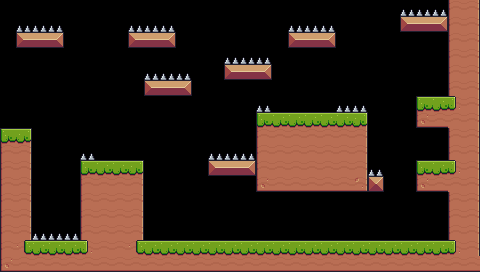

The image is a tile-based game level rendered from a .tmx file. Its description and complete source (layers, tilesets, objects, tile grids) follow:
An orthogonal 30x17 tile map with 16x16 px tiles, 1 tile layer (Tile Layer 1), 1 hidden layer not drawn, 2 tilesets.

<map version="1.9" tiledversion="1.9.2" orientation="orthogonal" renderorder="right-down" width="30" height="17" tilewidth="16" tileheight="16" infinite="0" nextlayerid="3" nextobjectid="1">
 <editorsettings>
  <export target="level8.csv" format="csv" />
 </editorsettings>
 <tileset firstgid="1" source="Terrain (16x16).tsx" />
 <tileset firstgid="243" source="spikes.tsx" />
 <layer id="1" name="Tile Layer 1" width="30" height="17">
  <data encoding="csv">
0,0,0,0,0,0,0,0,0,0,0,0,0,0,0,0,0,0,0,0,0,0,0,0,0,243,243,243,29,31,
0,243,243,243,0,0,0,0,243,243,243,0,0,0,0,0,0,0,243,243,243,0,0,0,0,13,14,15,29,31,
0,13,14,15,0,0,0,0,13,14,15,0,0,0,0,0,0,0,13,14,15,0,0,0,0,0,0,0,29,31,
0,0,0,0,0,0,0,0,0,0,0,0,0,0,243,243,243,0,0,0,0,0,0,0,0,0,0,0,29,31,
0,0,0,0,0,0,0,0,0,243,243,243,0,0,13,14,15,0,0,0,0,0,0,0,0,0,0,0,29,31,
0,0,0,0,0,0,0,0,0,13,14,15,0,0,0,0,0,0,0,0,0,0,0,0,0,0,0,0,29,31,
0,0,0,0,0,0,0,0,0,0,0,0,0,0,0,0,243,0,0,0,0,243,243,0,0,0,7,8,33,31,
0,0,0,0,0,0,0,0,0,0,0,0,0,0,0,0,7,8,8,8,8,8,9,0,0,0,51,52,30,31,
7,9,0,0,0,0,0,0,0,0,0,0,0,0,0,0,29,30,30,30,30,30,31,0,0,0,0,0,29,31,
29,31,0,0,0,243,0,0,0,0,0,0,0,243,243,243,29,30,30,30,30,30,31,0,0,0,0,0,29,31,
29,31,0,0,0,7,8,8,9,0,0,0,0,13,14,15,29,30,30,30,30,30,31,243,0,0,7,8,33,31,
29,31,0,0,0,29,30,30,31,0,0,0,0,0,0,0,51,52,52,52,52,52,53,35,0,0,51,52,30,31,
29,31,0,0,0,29,30,30,31,0,0,0,0,0,0,0,0,0,0,0,0,0,0,0,0,0,0,0,29,31,
29,31,0,0,0,29,30,30,31,0,0,0,0,0,0,0,0,0,0,0,0,0,0,0,0,0,0,0,29,31,
29,31,243,243,243,29,30,30,31,0,0,0,0,0,0,0,0,0,0,0,0,0,0,0,0,0,0,0,29,31,
29,32,8,8,8,33,30,30,32,8,8,8,8,8,8,8,8,8,8,8,8,8,8,8,8,8,8,8,33,31,
51,52,52,52,52,52,52,52,52,52,52,52,52,52,52,52,52,52,52,52,52,52,52,52,52,52,52,52,52,52
</data>
 </layer>
 <layer id="2" name="Tile Layer 2" width="30" height="17" visible="0">
  <data encoding="csv">
0,0,0,0,0,0,0,0,0,0,0,0,0,0,0,0,0,0,0,0,0,0,0,0,0,0,0,0,0,0,
0,0,0,0,0,0,0,0,0,0,0,0,0,0,0,0,0,0,0,0,0,0,0,0,0,0,0,0,0,0,
0,0,0,0,0,0,0,0,0,0,0,0,0,0,0,0,0,0,0,0,0,0,0,0,0,0,0,0,0,0,
0,0,0,0,0,0,0,0,0,0,0,0,0,0,0,0,0,0,0,0,0,0,0,0,0,0,0,0,0,0,
0,0,0,0,0,0,0,0,0,0,0,0,0,0,0,0,0,0,0,0,0,0,0,0,0,0,0,0,0,0,
0,0,0,0,0,0,0,0,0,0,0,0,0,0,0,0,0,0,0,0,0,0,0,0,0,0,0,0,0,0,
0,0,0,0,0,0,0,0,0,0,0,0,0,0,0,0,0,123,0,0,0,0,0,0,0,0,0,0,0,0,
0,0,0,0,0,0,0,0,0,0,0,0,0,0,0,0,0,0,0,0,0,0,0,0,0,0,0,0,0,0,
0,0,0,0,0,0,0,0,0,0,0,0,0,0,0,0,0,0,0,0,0,0,0,0,0,0,0,0,0,0,
0,0,0,0,0,0,0,0,0,0,0,0,0,0,0,0,0,0,0,0,0,0,0,0,0,0,211,0,0,0,
0,0,0,0,0,0,0,0,0,0,0,0,0,0,0,0,0,0,0,0,0,0,0,0,0,0,0,0,0,0,
0,0,0,0,0,0,0,0,0,0,0,0,0,0,0,0,0,0,0,0,0,0,0,0,0,0,0,0,0,0,
0,0,0,0,0,0,0,0,0,0,0,0,0,0,0,0,0,0,0,0,0,0,0,0,0,0,0,0,0,0,
0,0,0,0,0,0,0,0,0,0,0,0,0,0,0,0,0,0,0,0,0,0,0,0,0,0,0,0,0,0,
0,0,0,0,0,0,0,0,0,0,0,0,0,0,216,0,0,0,0,0,0,0,0,0,0,0,0,0,0,0,
0,0,0,0,0,0,0,0,0,0,0,0,0,0,0,0,0,0,0,0,0,0,0,0,0,0,0,0,0,0,
0,0,0,0,0,0,0,0,0,0,0,0,0,0,0,0,0,0,0,0,0,0,0,0,0,0,0,0,0,0
</data>
 </layer>
</map>
